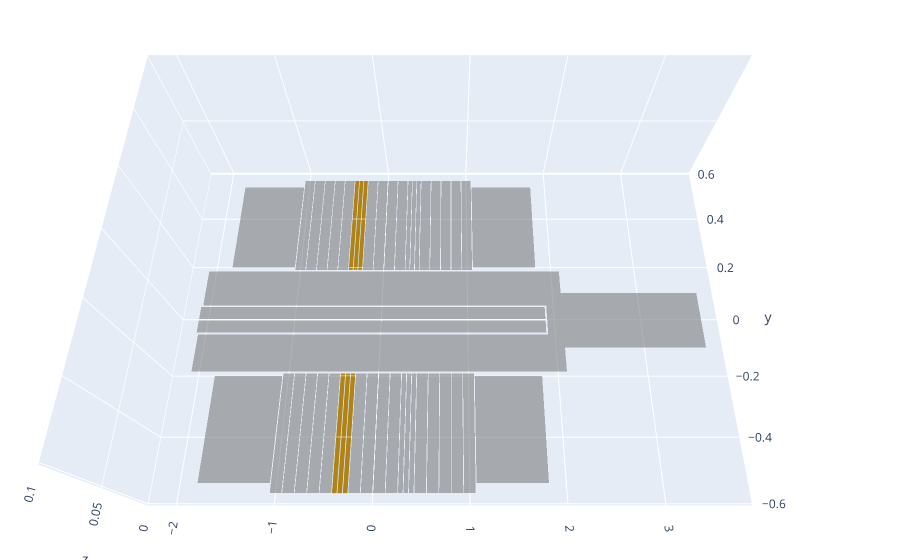

Notebook cell for this chart:
### Code cell
bowtie.plot(electrodode=[6,7,8])
